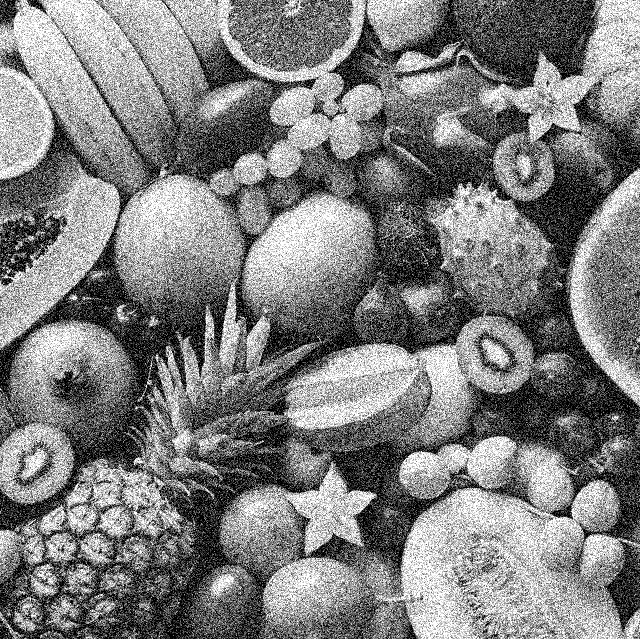
#> input picture image_test/fruit_20p_noise.jpg, 640 x 639 px
$ python filter_median_size2.py
#> lines starting #> are read from the running program, lines starting #| are printed output that depends on the picture; long printed decimals are rounded
#> in main, img1 is the input picture: shape (639, 640); min 0, max 255, mean 126
import numpy as np
import math
import cv2

def median_filter(data, filter_size):
#> called with filter_size = 3
    temp = []
    indexer = filter_size // 2
    data_final = []
    data_final = np.zeros((len(data),len(data[0])))
#> data_final: shape (639, 640) float64; every value is 0
    for i in range(len(data)):

        for j in range(len(data[0])):

            for z in range(filter_size):
                if i + z - indexer < 0 or i + z - indexer > len(data) - 1:
                    for c in range(filter_size):
                        temp.append(0)
                else:
                    if j + z - indexer < 0 or j + indexer > len(data[0]) - 1:
                        temp.append(0)
                    else:
                        for k in range(filter_size):
                            temp.append(data[i + z - indexer][j + k - indexer])

            temp.sort()
            data_final[i][j] = temp[len(temp) // 2]
            temp = []
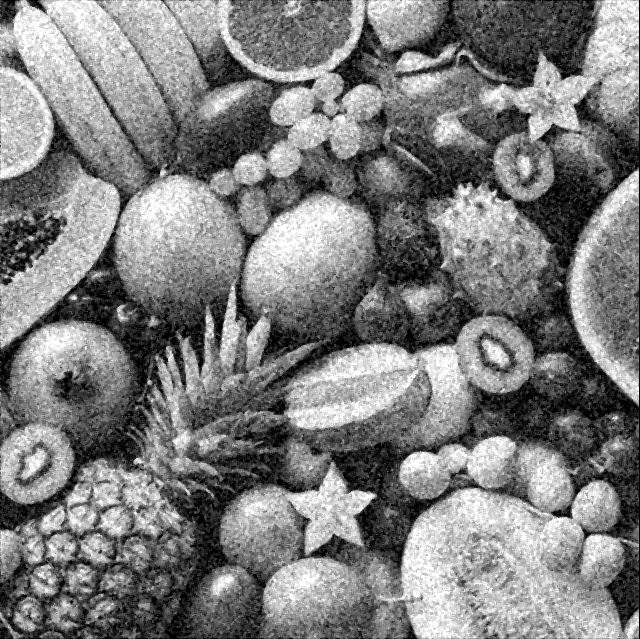
#> data_final: shape (639, 640) float64; min 0, max 255, mean 125.5
    return data_final


def psnr(img1, img2):
    mse = np.mean( (img1 - img2) ** 2 )
    if mse == 0:
        return 100
    PIXEL_MAX = 255.0
    return 20 * math.log10(PIXEL_MAX / math.sqrt(mse))

def main():
    #load image
    im1_path = 'image_test/fruit_20p_noise.jpg'
    img1 = cv2.imread(im1_path, 0)

    #run filter
    filter_size = 3
    removed_noise = median_filter(img1, filter_size)

    #save image
    im_recover = 'image_out/recover_median.jpg'
    img_recover = cv2.imwrite(im_recover,removed_noise)


    im_target_path = 'image_target/fruit.jpg'
    img_target = cv2.imread(im_target_path, 0)
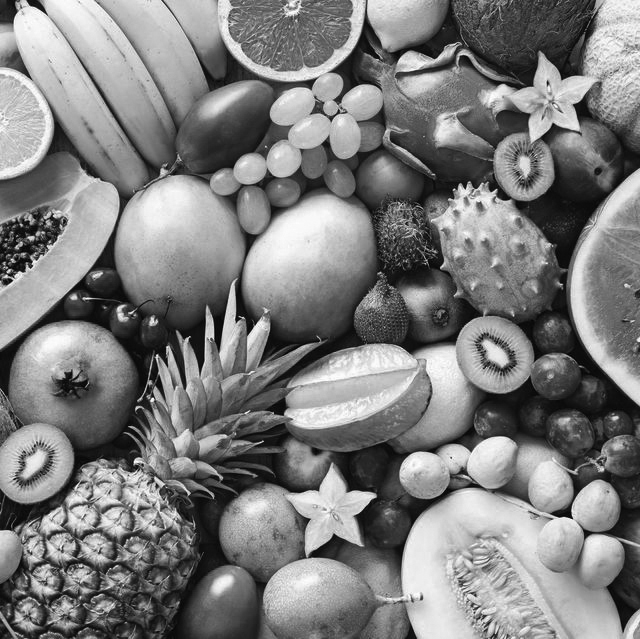
#> input picture image_target/fruit.jpg, 640 x 639 px
#> img_target is the input picture: shape (639, 640); min 0, max 255, mean 125.5

    psnrxx = psnr(img_recover,img_target)
#> in psnr, `mse = np.mean( (img1 - img2) ** 2 )`: mse = 111.3
#> psnrxx = 27.67
    print (psnrxx)
#| 27.666

main()
